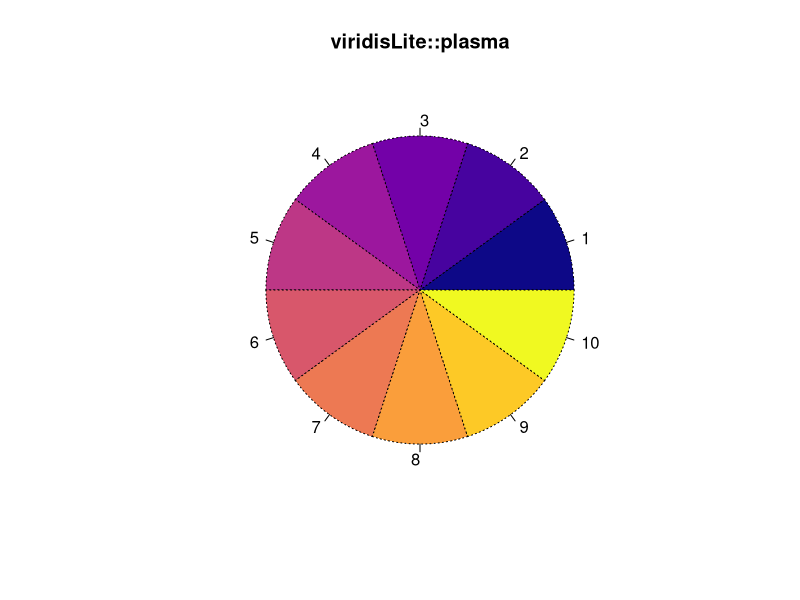
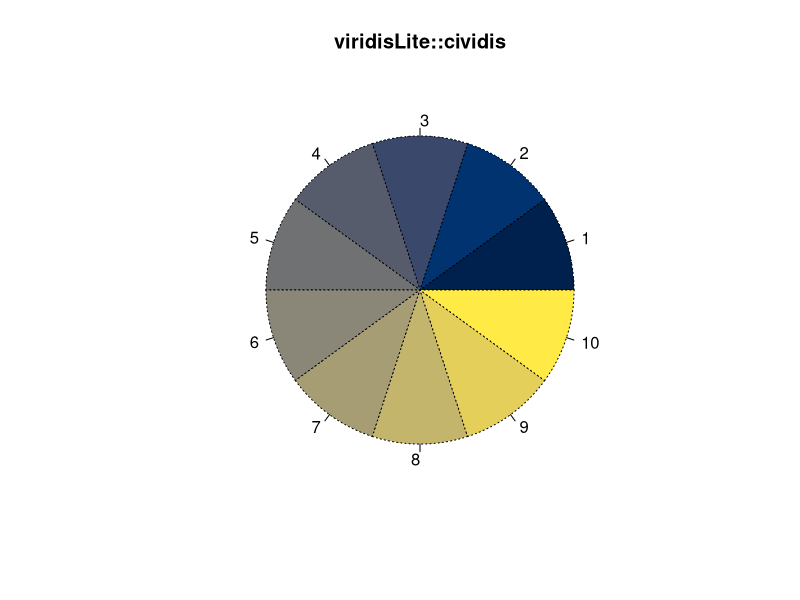
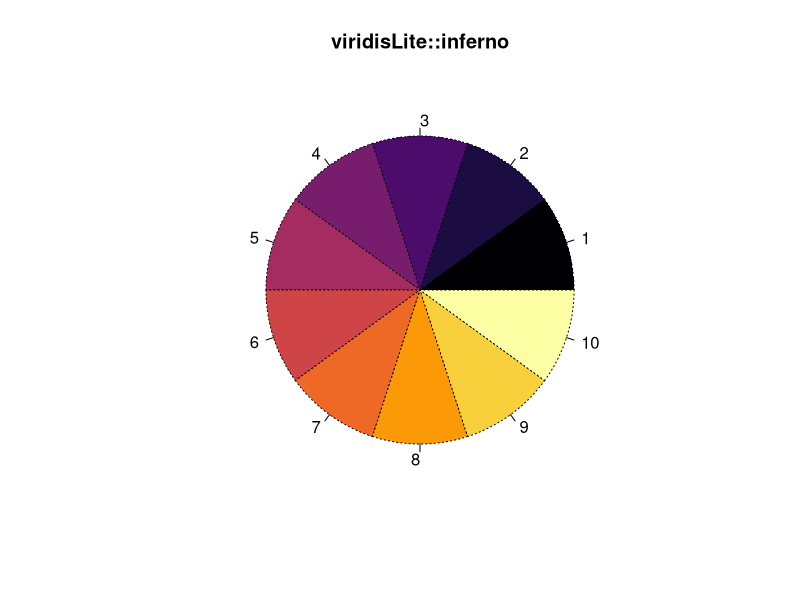
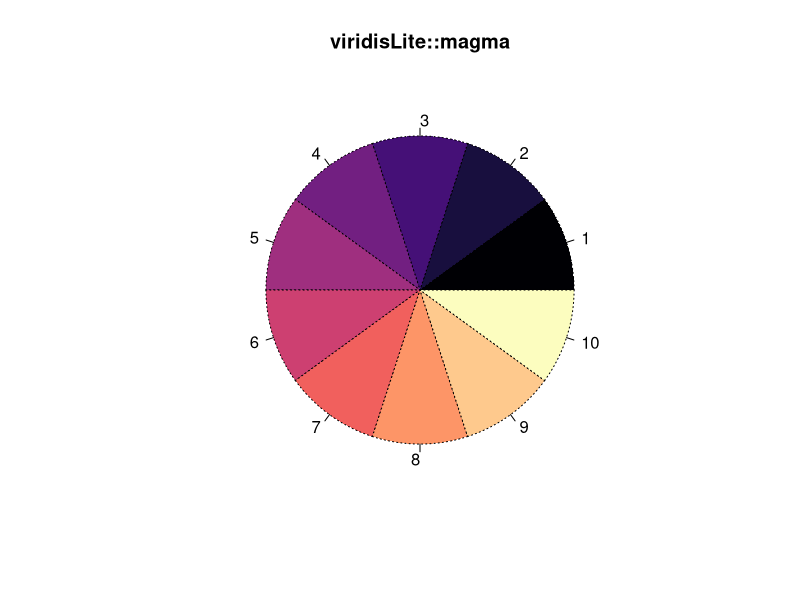
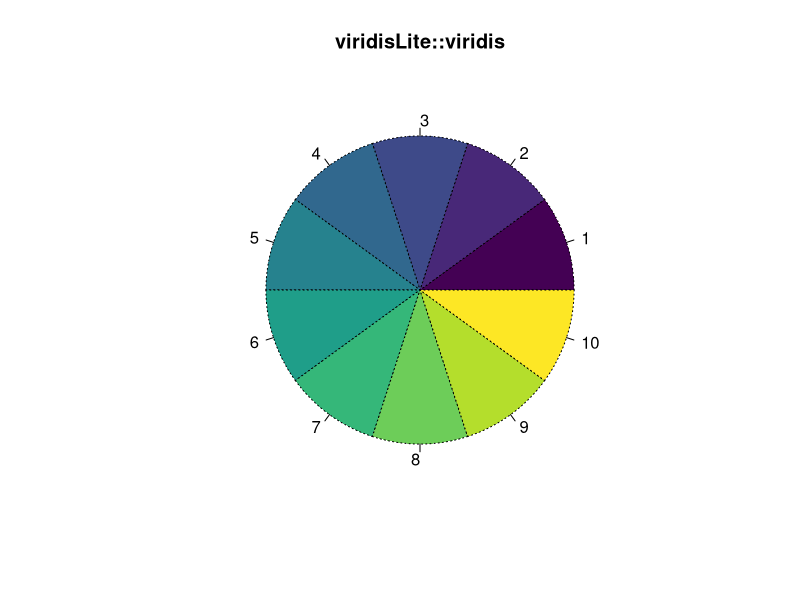

Write the R code that produced these figures, in order.

library(viridisLite)

pie(rep(1,10), col = viridisLite::plasma(10), lty = 3,main = "viridisLite::plasma")
pie(rep(1,10), col = viridisLite::cividis(10), lty = 3,main = "viridisLite::cividis")
pie(rep(1,10), col = viridisLite::inferno(10), lty = 3,main = "viridisLite::inferno")
pie(rep(1,10), col = viridisLite::magma(10), lty = 3,main = "viridisLite::magma")
pie(rep(1,10), col = viridisLite::viridis(10), lty = 3,main = "viridisLite::viridis")
